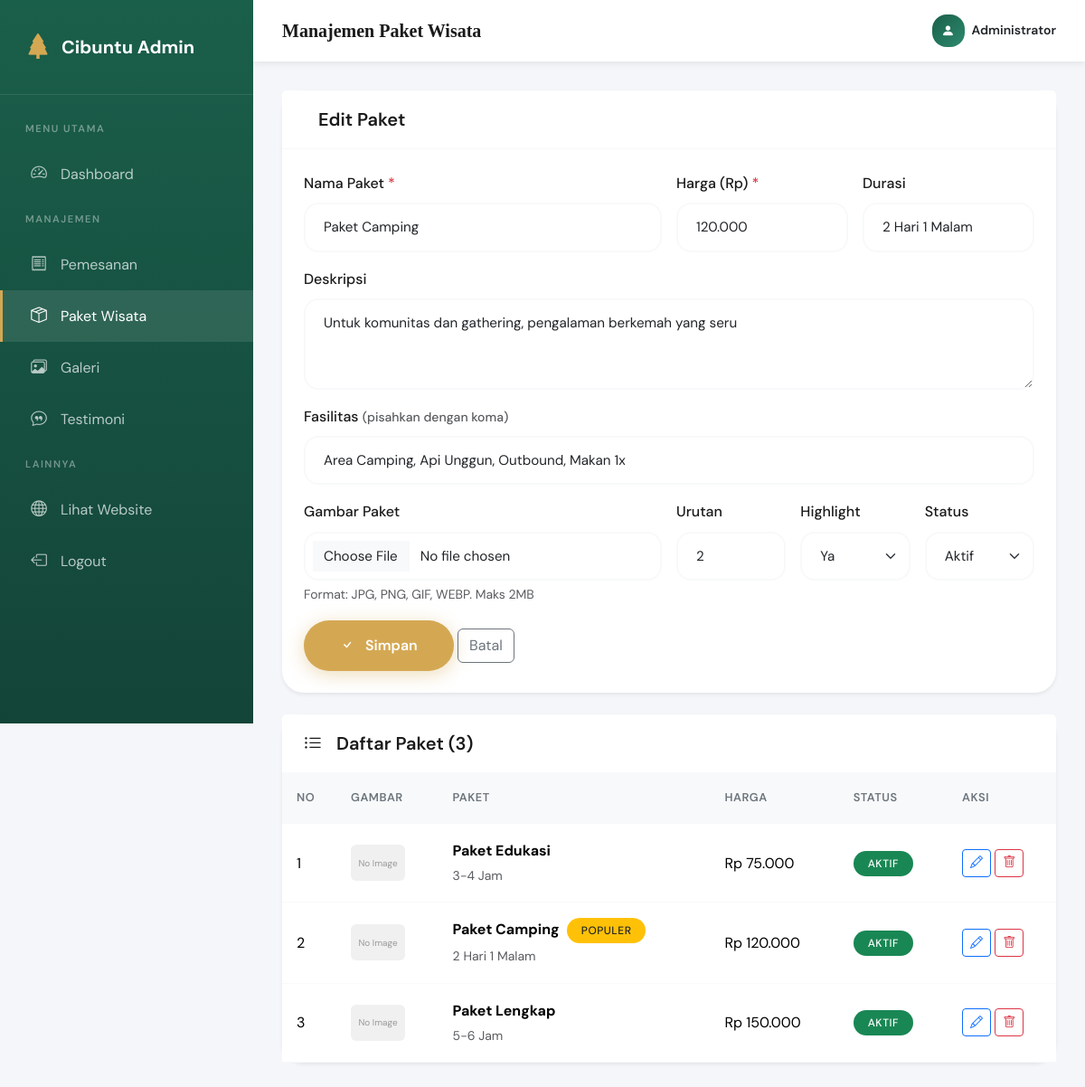
The page /?page=admin_paket&edit=2 (signed in) on the database its author committed.
### tables this page shows
CREATE TABLE `paket_wisata` (
  `id` int(11) NOT NULL,
  `nama_paket` varchar(100) NOT NULL,
  `deskripsi` text DEFAULT NULL,
  `harga` int(11) NOT NULL,
  `fasilitas` text DEFAULT NULL,
  `durasi` varchar(50) DEFAULT NULL,
  `gambar` varchar(255) DEFAULT NULL,
  `highlight` enum('ya','tidak') DEFAULT 'tidak',
  `status` enum('aktif','nonaktif') DEFAULT 'aktif',
  `urutan` int(11) DEFAULT 0,
  `created_at` datetime DEFAULT current_timestamp()
);

### inc/config.php (called while the page is built, shortened)
<?php
function base_url($path = '')
{
    $protocol = isset($_SERVER['HTTPS']) && $_SERVER['HTTPS'] === 'on' ? 'https' : 'http';
    $host = $_SERVER['HTTP_HOST'];
    $script = $_SERVER['SCRIPT_NAME'];
    if (strpos($script, '/admin/') !== false) {
        $basePath = substr($script, 0, strpos($script, '/admin/'));
    } else {
        $basePath = dirname($script);
    }
    $basePath = rtrim($basePath, '/\\');
    return $protocol . '://' . $host . $basePath . '/' . ltrim($path, '/');
}
function sanitize($input)
{
    return htmlspecialchars(trim($input), ENT_QUOTES, 'UTF-8');
}
function format_harga($harga)
{
    return 'Rp ' . number_format($harga, 0, ',', '.');
}

### admin/paket.php (the view, shortened to what this page needs)
<?php
require_once __DIR__ . '/includes/header.php';
$pakets = $db->query("SELECT * FROM paket_wisata ORDER BY urutan ASC, id DESC")->fetchAll();
$edit = null;
if (isset($_GET['edit'])) {
    $id = (int)$_GET['edit'];
    $stmt = $db->prepare("SELECT * FROM paket_wisata WHERE id = ?");
    $stmt->execute([$id]);
    $edit = $stmt->fetch();
}
?>
<div class="card border-0 shadow-sm mb-4">
    <div class="card-header bg-white">
        <h5 class="mb-0"><i class="bi bi-<?= $edit ? 'pencil' : 'plus' ?>-circle me-2"></i><?= $edit ? 'Edit Paket' : 'Tambah Paket Baru' ?></h5>
    </div>
    <div class="card-body">
        <form method="POST" enctype="multipart/form-data">
            <div class="row g-3">
                <div class="col-md-6">
                    <label class="form-label">Nama Paket <span class="text-danger">*</span></label>
                    <input type="text" name="nama_paket" class="form-control" required value="<?= $edit['nama_paket'] ?? '' ?>">
                </div>
                <div class="col-md-3">
                    <label class="form-label">Harga (Rp) <span class="text-danger">*</span></label>
                    <input type="text" name="harga" class="form-control" required value="<?= isset($edit['harga']) ? number_format($edit['harga'], 0, ',', '.') : '' ?>">
                </div>
                <div class="col-md-3">
                    <label class="form-label">Durasi</label>
                    <input type="text" name="durasi" class="form-control" placeholder="cth: 3-4 Jam" value="<?= $edit['durasi'] ?? '' ?>">
                </div>
                <div class="col-12">
                    <label class="form-label">Deskripsi</label>
                    <textarea name="deskripsi" class="form-control" rows="3"><?= $edit['deskripsi'] ?? '' ?></textarea>
                </div>
                <div class="col-12">
                    <label class="form-label">Fasilitas <small class="text-muted">(pisahkan dengan koma)</small></label>
                    <input type="text" name="fasilitas" class="form-control" placeholder="Tiket masuk, Pemandu, Makan siang" value="<?= $edit['fasilitas'] ?? '' ?>">
                </div>
                <div class="col-md-6">
                    <label class="form-label">Gambar Paket</label>
                    <input type="file" name="gambar" class="form-control" accept="image/*" onchange="previewImage(this, 'previewPaket')">
                    <div class="form-text">Format: JPG, PNG, GIF, WEBP. Maks 2MB</div>
                </div>
                <div class="col-md-2">
                    <label class="form-label">Urutan</label>
                    <input type="number" name="urutan" class="form-control" value="<?= $edit['urutan'] ?? '1' ?>">
                </div>
                <div class="col-md-2">
                    <label class="form-label">Highlight</label>
                    <select name="highlight" class="form-select">
                        <option value="ya" <?= ($edit['highlight'] ?? '') === 'ya' ? 'selected' : '' ?>>Ya</option>
                    </select>
                </div>
                <div class="col-md-2">
                    <label class="form-label">Status</label>
                    <select name="status" class="form-select">
                        <option value="aktif" <?= ($edit['status'] ?? '') === 'aktif' ? 'selected' : '' ?>>Aktif</option>
                    </select>
                </div>
                <div class="col-12">
                    <button type="submit" class="btn btn-primary-custom">
                        <i class="bi bi-check me-1"></i>Simpan
                    </button>
                    <?php if ($edit): ?>
                        <a href="<?= base_url('?page=admin_paket') ?>" class="btn btn-outline-secondary">Batal</a>
                    <?php endif; ?>
                </div>
            </div>
        </form>
    </div>
</div>
<div class="card border-0 shadow-sm">
    <div class="card-header bg-white">
        <h5 class="mb-0"><i class="bi bi-list-ul me-2"></i>Daftar Paket (<?= count($pakets) ?>)</h5>
    </div>
    <div class="card-body p-0">
        <div class="table-responsive">
            <table class="table table-hover mb-0">
                <thead>
                    <tr>
                        <th width="60">No</th>
                        <th>Gambar</th>
                        <th>Paket</th>
                        <th>Harga</th>
                        <th>Status</th>
                        <th width="120">Aksi</th>
                    </tr>
                </thead>
                <tbody>
                    <?php foreach ($pakets as $i => $p): ?>
                        <tr>
                            <td><?= $i + 1 ?></td>
                            <td>
                                <?php if ($p['gambar'] && file_exists(UPLOAD_PATH . 'paket/' . $p['gambar'])): ?>
                                    <img src="<?= base_url('uploads/paket/' . $p['gambar']) ?>" style="width:60px;height:40px;object-fit:cover;border-radius:6px">
                                <?php else: ?>
                                    <div style="width:60px;height:40px;background:#f0f0f0;border-radius:6px;display:flex;align-items:center;justify-content:center;color:#999;font-size:10px;">No Image</div>
                                <?php endif; ?>
                            </td>
                            <td>
                                <strong><?= sanitize($p['nama_paket']) ?></strong>
                                <?php if ($p['highlight'] === 'ya'): ?>
                                    <span class="badge bg-warning text-dark ms-1">Populer</span>
                                <?php endif; ?>
                                <br><small class="text-muted"><?= sanitize($p['durasi']) ?></small>
                            </td>
                            <td><?= format_harga($p['harga']) ?></td>
                            <td>
                                <?php if ($p['status'] === 'aktif'): ?>
                                    <span class="badge bg-success">Aktif</span>
                                <?php else: ?>
                                    <span class="badge bg-secondary">Nonaktif</span>
                                <?php endif; ?>
                            </td>
                            <td>
                                <a href="?page=admin_paket&edit=<?= $p['id'] ?>" class="btn btn-sm btn-outline-primary">
                                    <i class="bi bi-pencil"></i>
                                </a>
                                <a href="?page=admin_paket&delete=<?= $p['id'] ?>" class="btn btn-sm btn-outline-danger" onclick="return confirm('Yakin hapus paket ini?')">
                                    <i class="bi bi-trash"></i>
                                </a>
                            </td>
                        </tr>
                    <?php endforeach; ?>
                </tbody>
            </table>
        </div>
    </div>
</div>
<?php require_once __DIR__ . '/includes/footer.php'; ?>

### css/style.css (style rules this page uses)
:root { --primary: #1a5f4a; --primary-light: #2d8a6e; --primary-dark: #134438; --accent: #d4a853; --accent-light: #e8c77b; --secondary: #0d2e26; --text-dark: #1a1a1a; --text-muted: #6c757d; --text-light: #f8f9fa; --bg-light: #f8f9fa; --bg-cream: #faf8f5; --white: #ffffff; --shadow-sm: 0 2px 8px rgba(0, 0, 0, 0.08); --shadow-md: 0 4px 20px rgba(0, 0, 0, 0.12); --shadow-lg: 0 10px 40px rgba(0, 0, 0, 0.15); --shadow-xl: 0 20px 60px rgba(0, 0, 0, 0.2); --radius-sm: 8px; --radius-md: 16px; --radius-lg: 24px; --radius-xl: 32px; --transition: all 0.3s cubic-bezier(0.4, 0, 0.2, 1); --transition-slow: all 0.5s cubic-bezier(0.4, 0, 0.2, 1); }
*, *::before, *::after { box-sizing: border-box; margin: 0; padding: 0; }
html { scroll-behavior: smooth; font-size: 16px; }
body { font-family: "DM Sans", -apple-system, BlinkMacSystemFont, sans-serif; color: var(--text-dark); line-height: 1.7; background: var(--white); overflow-x: hidden; -webkit-font-smoothing: antialiased; }
h1, h2, h3, h4, h5, h6 { font-family: "Playfair Display", Georgia, serif; font-weight: 700; line-height: 1.2; color: var(--text-dark); }
a { text-decoration: none; color: inherit; transition: var(--transition); }
.btn-primary-custom { background: var(--accent); color: var(--white); font-weight: 600; padding: 1rem 2.5rem; border-radius: 50px; border: none; display: inline-flex; align-items: center; gap: 0.5rem; transition: var(--transition); box-shadow: 0 4px 20px rgba(212, 168, 83, 0.4); }
.form-control, .form-select { border: 2px solid var(--bg-light); border-radius: var(--radius-md); padding: 0.875rem 1.25rem; font-size: 0.95rem; transition: var(--transition); }
.form-label { font-weight: 500; margin-bottom: 0.5rem; color: var(--text-dark); }
body.admin-body { background: #f4f6f9; }
.card { border: none; border-radius: var(--radius-lg); box-shadow: var(--shadow-sm); transition: var(--transition); }
.card-header { background: var(--white); border-bottom: 1px solid var(--bg-light); padding: 1.25rem 1.5rem; display: flex; align-items: center; justify-content: space-between; }
.card-header h5 { margin: 0; font-family: "DM Sans", sans-serif; font-weight: 600; display: flex; align-items: center; gap: 0.5rem; }
.card-body { padding: 1.5rem; }
.table { margin-bottom: 0; }
.table th { font-weight: 600; font-size: 0.8rem; text-transform: uppercase; letter-spacing: 0.5px; color: var(--text-muted); border-bottom: 2px solid var(--bg-light); padding: 1rem; background: var(--bg-light); }
.table td { padding: 1rem; vertical-align: middle; border-bottom: 1px solid var(--bg-light); }
.badge { padding: 0.5rem 1rem; font-weight: 500; border-radius: 50px; font-size: 0.75rem; text-transform: uppercase; letter-spacing: 0.5px; }

### rows shown on the page
paket_wisata: nama_paket "Paket Camping", harga "120.000", durasi "2 Hari 1 Malam", deskripsi "Untuk komunitas dan gathering, pengalaman berkemah yang seru", fasilitas "Area Camping, Api Unggun, Outbound, Makan 1x", urutan "2", highlight "Ya", status "Aktif", shows "No Image", shows "POPULER", harga "Rp 120.000", shows "AKTIF"
paket_wisata: shows "No Image", nama_paket "Paket Edukasi", durasi "3-4 Jam", harga "Rp 75.000", status "AKTIF"
paket_wisata: shows "No Image", nama_paket "Paket Lengkap", durasi "5-6 Jam", harga "Rp 150.000", status "AKTIF"

### other values the page prints
$page_title "Manajemen Paket Wisata"
$_SESSION['admin_name'] "Administrator"
count($pakets) "3"
